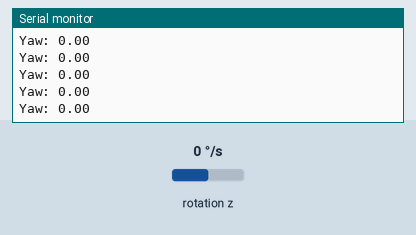
This sketch was run on a simulated Arduino Uno, built with avr-gcc and run on an emulated ATmega328P. Shown: the last lines printed to the serial monitor. Wiring (inferred from the names in the program): MPU-6050 motion sensor at I2C address 0x68. The inputs (shaded band) are chosen by the test bench; at power-on: rotation z 0 °/s.

Above: at 1.2 s.
1.3 s: rotation z set to -192 °/s
At 1.32 s:
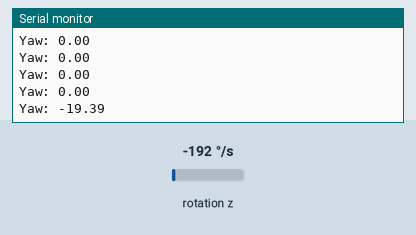
2.8 s: rotation z set to -100 °/s
At 2.84 s:
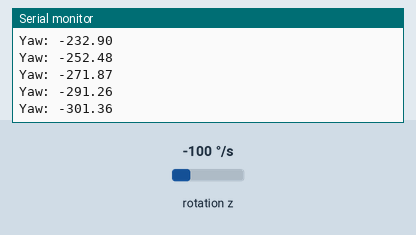
Timing chart, 0 to 5.8 s (numbered marks = the images above; inputs shaded):
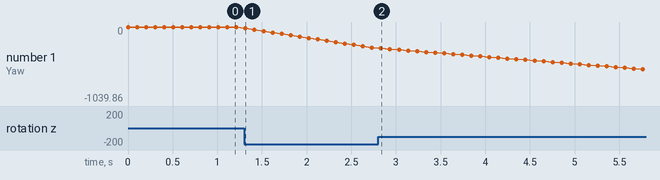

The sketch:

MPU6050.ino
```cpp
#include <Wire.h>

#define MPU6050_ADD 0x68
#define MPU6050_PWR 0x6B
#define MPU6050_GYRO_ZOUT_H 0x47

float gyroYaw = 0;
float prevTime = 0;
float yaw = 0;

void setup() {
  Wire.begin();
  Serial.begin(9600);

  Wire.beginTransmission(MPU6050_ADD);
  Wire.write(MPU6050_PWR);
  Wire.write(0);
  Wire.endTransmission(true);

  prevTime = millis();
}

void loop() {
  float currentTime = millis();
  float deltaTime = (currentTime - prevTime) / 1000.0;
  prevTime = currentTime;

  int16_t gyroZ = readGyroZ();

  gyroYaw = gyroZ / 131.0;

  yaw += gyroYaw * deltaTime;

  Serial.print("Yaw: ");
  Serial.println(yaw);

  delay(100);
}

int16_t readGyroZ() {
  Wire.beginTransmission(MPU6050_ADD);
  Wire.write(MPU6050_GYRO_ZOUT_H);
  Wire.endTransmission(false);
  Wire.requestFrom(MPU6050_ADD, 2, true);

  int16_t rawGyroZ = Wire.read() << 8 | Wire.read();
  return rawGyroZ;
}
```

Measured:
- after the input at 1.3 s, the serial monitor: prints a new line at once (image 1)
- plotted number 1: 0 → -291.26 after the input at 1.3 s
